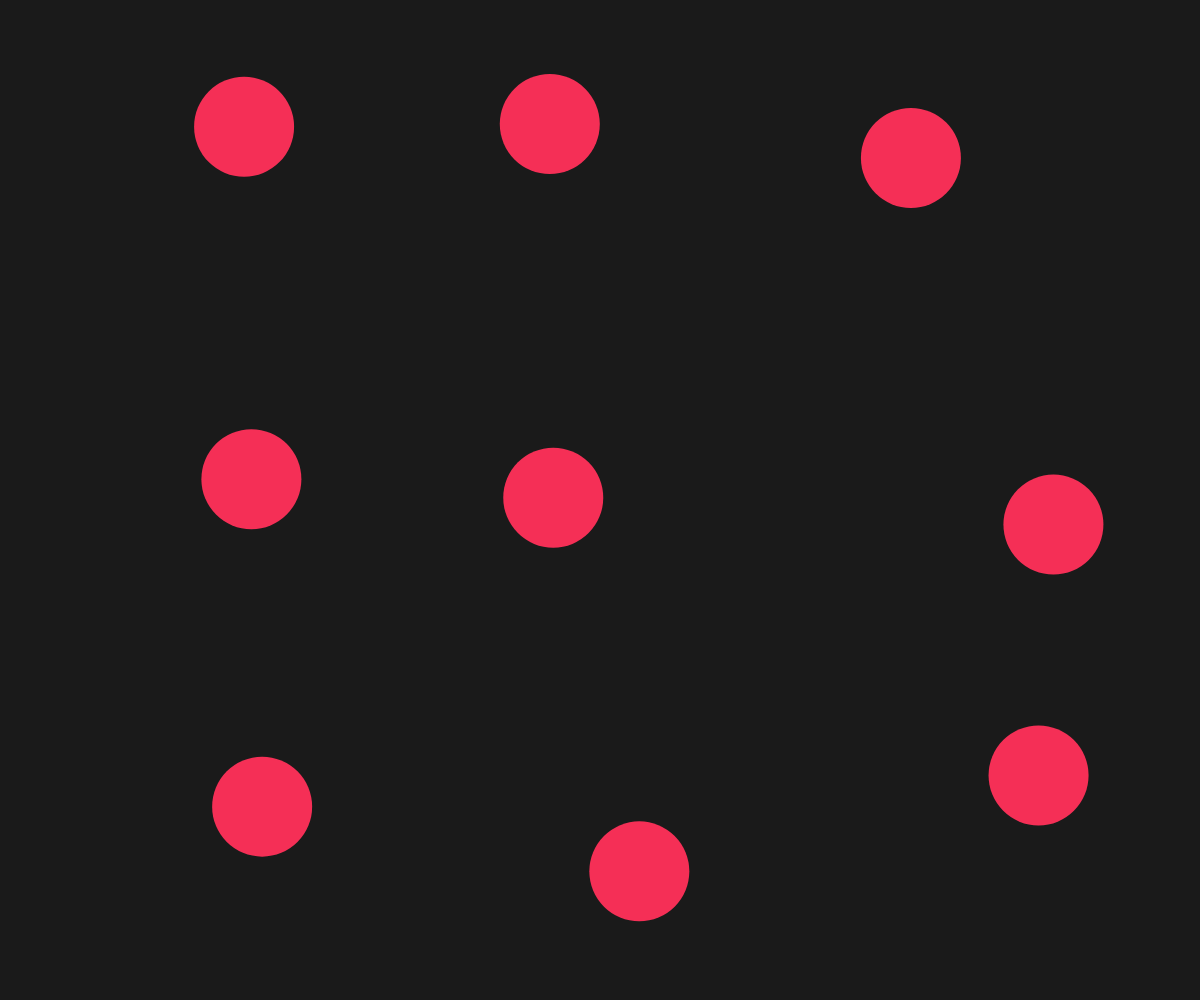
Frame 1 (no input)
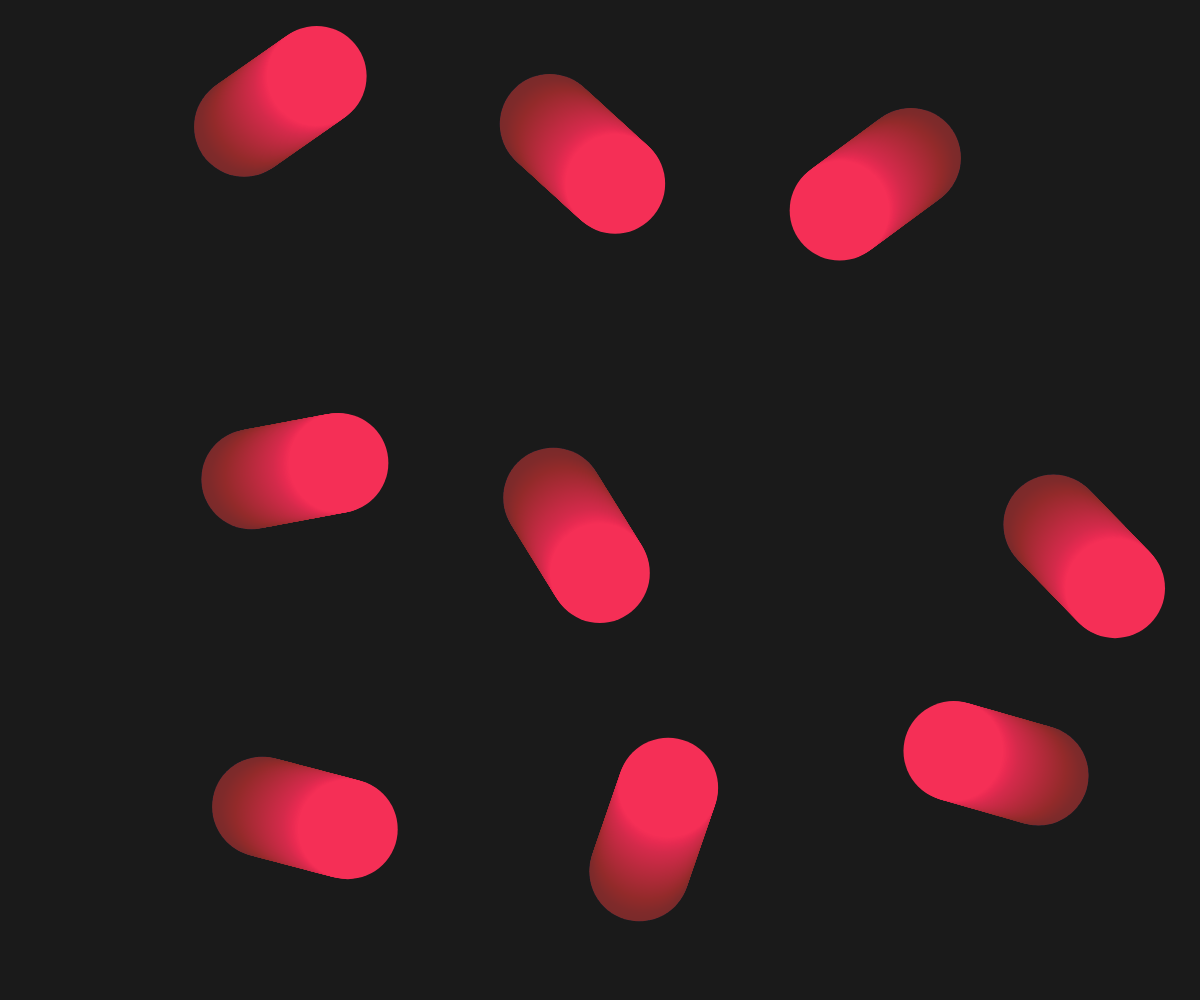
Frame 60 (no input)
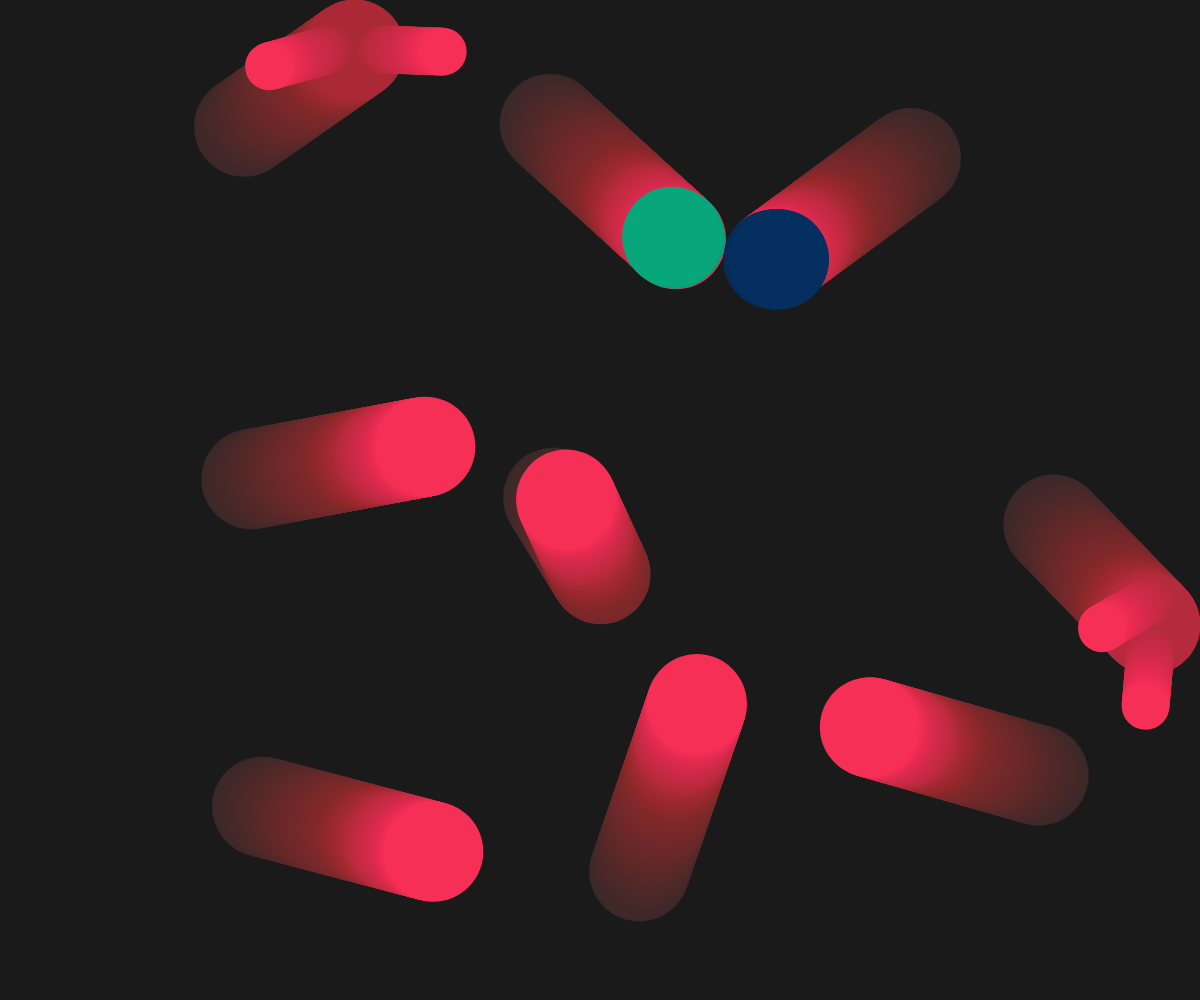
Frame 120 (the mouse pressed at the canvas centre since frame 60)

The p5.js sketch that drew these frames (run headless with seeded random() and noise() and a simulated clock; from frame 60 on, the mouse is pressed at the canvas centre):

// p5.js sketch
// ── sketch.js
let agents;
let newSize=100
let colors
let initialColor

function setup() {
  agents=[]
  createCanvas(windowWidth, windowHeight);
  rectMode(CENTER)
  colorMode(HSB)
  initialColor=color(348,81,96)
  colors=[color(212,95,37),color(198,100,47),color(164,96,65),color(50,43,84),color(40,97,95)]

  
  let x = floor((ceil((width)/400)+ceil((height)/400))/2)
  for (i=0;i<x;i++){
    for (j=0;j<x;j++){
    let newX=random(newSize+(width/x)*i,(width/x)*(i+1)-newSize)
    let newY=random(newSize+(height/x)*j,+(height/x)*(j+1)-newSize)
   
    agents.push(new Agent(newX,newY,newSize))
    }
  }
  

  noStroke()
  background(10);
}




function draw() {
  background(10,0.01);
  let a=0
  for(let i=0;i<agents.length;i++){
    const agent = agents[i]
    a=a || agent.update(i)
    
    agent.draw()
  }
  if (a==1){
      background(10,0.015);
    }
}

function getIndex(a,x){
  for(let i=0;i<a.length;i++){
    if (a[i]==x){
      return i
    }
  }
  return -1
}

function keyPressed() {
  if (keyCode === ENTER) {
    
    if (mouseX > 0 && mouseX < width && mouseY > 0 && mouseY < height) {
      let fs = fullscreen();
      fullscreen(!fs);
    }
  }
}

function windowResized() {
  resizeCanvas(windowWidth, windowHeight);
  setup()
}

function mouseClicked() {
  agents.push(new Agent(mouseX,mouseY,newSize))
}

class Agent{
  constructor(x,y,size){
    this.pos = createVector(x,y);
    this.velocity=p5.Vector.random2D().mult(1.5);
    this.size = size;
    this.r=this.size/2;
    this.col=initialColor;
    this.absorbCount=0
    this.splitCount=0
    this.reversed=0
    this.reversedC=[]
  }
  
  draw(){
    
    // stroke(80)
    // strokeWeight(1)
    fill(this.col)
    circle(this.pos.x,this.pos.y,this.size)
    

    
  }
  
  drawShadow(){
    strokeWeight(1.5)
    stroke(this.col)
    fill(this.col)
    circle(this.pos.x,this.pos.y,this.size)
  }
  
  changeVelocity(agent){
    let newVelocity= p5.Vector.random2D();
   if (agent.velocity.x>0 && newVelocity.x>0){
     newVelocity.x*=-1;
   }
   if (agent.velocity.x<0 && newVelocity.x<0){
     newVelocity.x*=-1;
   }
   if (agent.velocity.y>0 && newVelocity.y>0){
     newVelocity.y*=-1;
   }
   if (agent.velocity.y>0 && newVelocity.y>0){
     newVelocity.y*=-1;
   }
   agent.velocity=newVelocity.mult(random(1,1.5))
  }
  
  avoid(x,y){
    
      let mousePos =createVector(x,y)
      

      let distanceVect = p5.Vector.sub(this.pos, mousePos);

      let distanceVectMag = distanceVect.mag();

      // Minimum distance before they are touching
       if (distanceVectMag <= 100) {
         
         if (this.reversed==0){
           this.changeVelocity(this)
           this.reversed=1
         }
    }
    if (distanceVectMag > 100){
          this.reversed=0
        }
  }
  
  splitC(i){
    if (this.splitCount>=15){
      agents.splice(i,1)
    }
  }
  
  absorbed(){
    if (this.absorbCount>=15){
      let f=0
      let x
      let y
      while(f!=1){
        x=random(newSize/2,width-newSize/2)
        y=random(newSize/2,height-newSize/2)
        let newMiddle=createVector(x,y)
        for(let j=0;j<agents.length;j++){
          
          const other = agents[j]

          // Get distances between the balls components
          let distanceVect = p5.Vector.sub(other.pos, newMiddle);

          // Calculate magnitude of the vector separating the balls
          let distanceVectMag = distanceVect.mag();

          // Minimum distance before they are touching
          let minDistance = newSize/4 + other.r;
           if (distanceVectMag > minDistance) {
             f=1
           }
          if (distanceVectMag <= minDistance) {
             f=0
            break
           }
        }   
      }
      this.absorbCount=0
      agents.push(new Agent(x,y,newSize/2))
        
    }
  }
  
  combine(other,vec,i,j){
    let middle=this.pos.add(vec.mult(0.5))
    let newR=this.r+other.r
    if (newR>75) newR =75
    
    if(middle.x+newR>width)newR=newR-(middle.x+newR-width)
    if(middle.y+newR>height)newR=newR-(middle.y+newR-height)
    if(middle.x-newR<0)newR=newR+(middle.x-newR)
    if(middle.y-newR<0)newR=newR+(middle.y-newR)
    
    for(let k=0;k<agents.length;k++){
      if (i!=k && j!=k){
        const next = agents[k]

        // Get distances between the balls components
        let distanceVect = p5.Vector.sub(next.pos, middle);

        // Calculate magnitude of the vector separating the balls
        let distanceVectMag = distanceVect.mag();

        // Minimum distance before they are touching
        let minDistance = newR + next.r;
        if (minDistance>=distanceVectMag){
          newR=distanceVectMag-next.r-2
        }
      }
    }
    if (newR>75) newR =75
    let a=new Agent(middle.x,middle.y,newR*2)
    if (this.r>other.r){
      a.velocity=this.velocity
    }else{
      a.velocity=other.velocity
    }
    
    a.absorbCount=this.absorbCount+other.absorbCount+1
    agents.push(a)
    if(i>j){
      agents.splice(i,1)
      agents.splice(j,1)
    }
    if(i<j){
      agents.splice(j,1)
      agents.splice(i,1)
    }
  }
  
  checkCollision(i){
  for(let j=0;j<agents.length;j++){
      if (i!=j){
        const other = agents[j]

        // Get distances between the balls components
        let distanceVect = p5.Vector.sub(this.pos, other.pos);

        // Calculate magnitude of the vector separating the balls
        let distanceVectMag = distanceVect.mag();

        // Minimum distance before they are touching
        let minDistance = this.r + other.r;
         if (distanceVectMag < minDistance) {

            if(getIndex(this.reversedC,other)<0 && getIndex(other.reversedC,this)<0){
             this.changeVelocity(this)
             this.changeVelocity(other)

             if (this.col==initialColor && other.col==initialColor){
               this.col=random(colors)
               other.col=random(colors)
             }
             else if (this.col!=initialColor && other.col==initialColor){
               this.col=random(colors)
             }
             else if (this.col==initialColor && other.col!=initialColor){
               other.col=random(colors)
             }
             else if (this.col!=initialColor && other.col!=initialColor){
               this.combine(other,distanceVect,i,j)

             }

             this.reversedC.push(other)
             other.reversedC.push(this)
           }
         }
         

         if (distanceVectMag > minDistance){
           if(getIndex(this.reversedC,other)!=-1 && getIndex(other.reversedC,this)!=-1){
            this.reversedC.splice(getIndex(this.reversedC,other),1)
            other.reversedC.splice(getIndex(other.reversedC,this),1)
          }
         }
      }
    }
    
  }
  
  update(i){
    this.pos.add(this.velocity)
    let a=0
    //circle collision
    
    this.checkCollision(i)
    //boundary collision

    if (this.pos.x+this.r > width) {
      this.velocity.x *=-1
      if(this.size/2-2>10){
        let agent1=new Agent(this.pos.x,this.pos.y+this.r/2,this.size/2-2)
        if (agent1.velocity.x>0)agent1.velocity.x*=-1
        agent1.absorbCount=this.absorbCount
        agent1.splitCount=this.splitCount+1
        agent1.velocity.mult(1.5)
        agents.push(agent1)
        let agent2=new Agent(this.pos.x,this.pos.y-this.r/2,this.size/2-2)
        if (agent2.velocity.x>0)agent2.velocity.x*=-1
        agent2.absorbCount=this.absorbCount
        agent2.splitCount=this.splitCount+1
        agent2.velocity.mult(1.5)
        agents.push(agent2)
        agents.splice(i,1)
        a=1
      }
      
      
    }
    if (this.pos.x < this.r) {
      this.velocity.x *=-1
      if(this.size/2-2>10){
        let agent1=new Agent(this.pos.x,this.pos.y+this.r/2,this.size/2-2)
        if (agent1.velocity.x<0)agent1.velocity.x*=-1
        agent1.absorbCount=this.absorbCount
        agent1.splitCount=this.splitCount+1
        agent1.velocity.mult(1.5)

        agents.push(agent1)
        let agent2=new Agent(this.pos.x,this.pos.y-this.r/2,this.size/2-2)
        if (agent2.velocity.x<0)agent2.velocity.x*=-1
        agent2.absorbCount=this.absorbCount
        agent2.splitCount=this.splitCount+1
        agent2.velocity.mult(1.5)

        agents.push(agent2)
        agents.splice(i,1)
        a=1
      }
    }
    if (this.pos.y > height-this.r) {
      this.velocity.y *=-1
      if(this.size/2-2>10){
        let agent1=new Agent(this.pos.x+this.r/2,this.pos.y,this.size/2-2)
        if (agent1.velocity.y>0)agent1.velocity.y*=-1
        agent1.absorbCount=this.absorbCount
        agent1.splitCount=this.splitCount+1
        agent1.velocity.mult(1.5)

        agents.push(agent1)
        let agent2=new Agent(this.pos.x-this.r/2,this.pos.y,this.size/2-2)
        if (agent2.velocity.y>0)agent2.velocity.y*=-1
        agent2.absorbCount=this.absorbCount
        agent2.splitCount=this.splitCount+1
        agent2.velocity.mult(1.5)

        agents.push(agent2)
        agents.splice(i,1)
        a=1
      }
    }
    if (this.pos.y < this.r){
      this.velocity.y *=-1
      if(this.size/2-2>10){
        let agent1=new Agent(this.pos.x+this.r/2,this.pos.y,this.size/2-2)
        if (agent1.velocity.y<0)agent1.velocity.y*=-1
        agent1.absorbCount=this.absorbCount
        agent1.splitCount=this.splitCount+1
        agent1.velocity.mult(1.5)

        agents.push(agent1)
        let agent2=new Agent(this.pos.x-this.r/2,this.pos.y,this.size/2-2)
        if (agent2.velocity.y<0)agent2.velocity.y*=-1
        agent2.absorbCount=this.absorbCount
        agent2.splitCount=this.splitCount+1
        agent2.velocity.mult(1.5)

        agents.push(agent2)
        agents.splice(i,1)
        a=1
      }
    }
 
    this.absorbed()
    this.splitC(i)
    this.avoid(mouseX,mouseY)
    return a
  }
    
    
}
